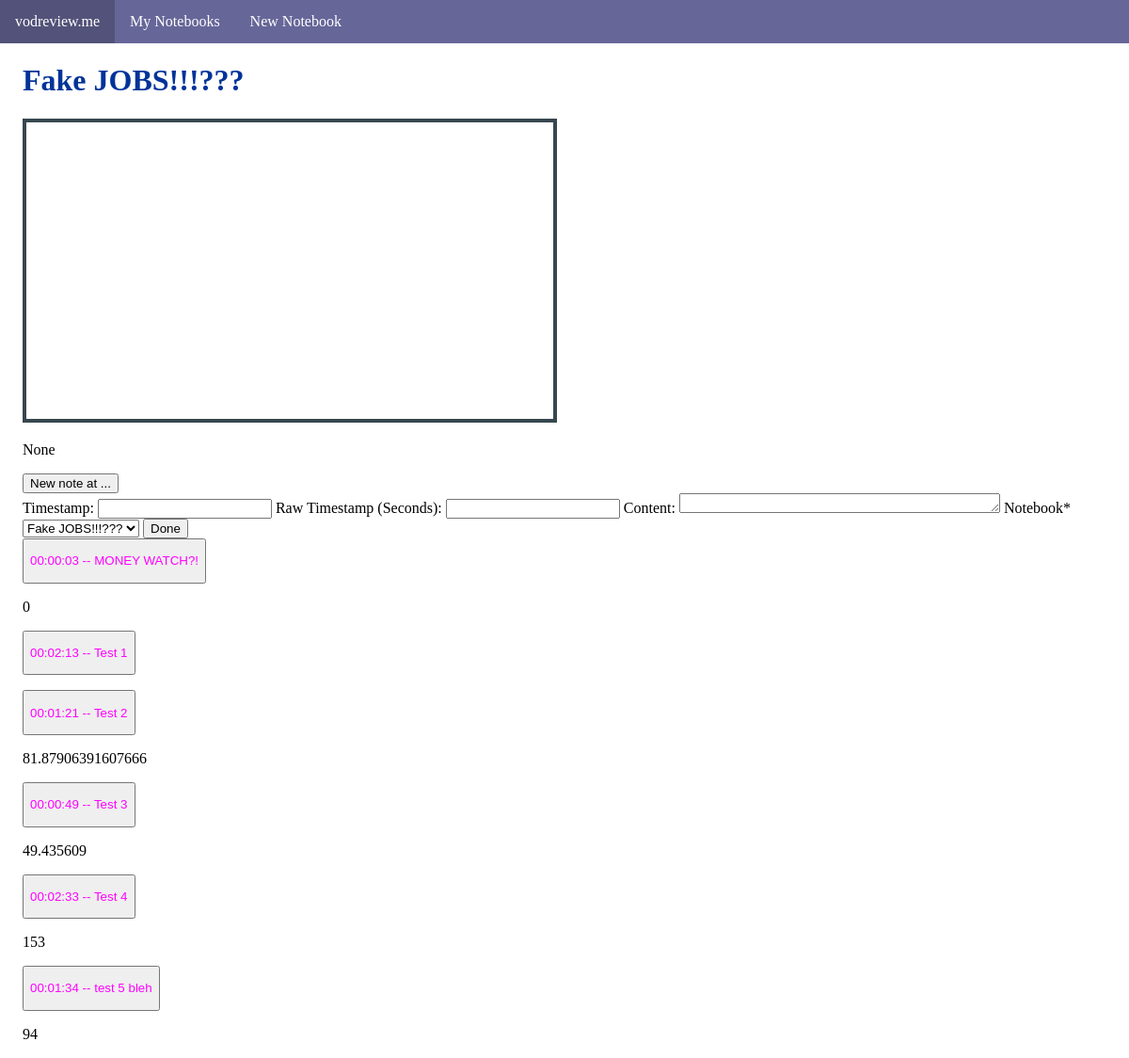
The page /notebook/8Lv6Sp4Qp7Jv/ on the database its author committed.
### note_taker/models.py (models this page shows, shortened)
class Notebook(models.Model):
	title = models.CharField(max_length=100)
	date_created = models.DateTimeField(default=timezone.now)
	author = models.ForeignKey(User, on_delete=models.CASCADE)
	youtube_id = models.CharField(max_length=100, default="Will fill automatically") #youtube ID #default is furret vid
	notebook_id = models.CharField(max_length=100, default='Randomly generated') #randomly generated id
	description = models.CharField(max_length=500, default=None, blank=True, null=True)
	def __str__(self):
		return "%s, Youtube ID: %s, Notebook ID: %s" % (self.title, self.youtube_id, self.notebook_id)

class Note(models.Model):
	timestamp = models.CharField(max_length=100, default="01:27") #for now;
	raw_timestamp = models.IntegerField(default="0")
	content = models.TextField()
	date_posted = models.DateTimeField(default=timezone.now)
	notebook = models.ForeignKey(Notebook, on_delete=models.CASCADE)

### note_taker/views.py (the view)
# urls.py: path('', views.notebook_list, name="note-taker-notebook-list"),
def notebook(request, id_num):
	if request.method == 'POST':
		form = NoteForm(request.POST)
		if form.is_valid():
			form.save()
			return HttpResponseRedirect(request.path_info)
	else:
		form = NoteForm()
	def find_notebook(id_num):
		for book in Notebook.objects.all():
			if book.notebook_id == id_num:
				return book
	def find_notes(id_num):
		return Note.objects.all().filter(notebook=find_notebook(id_num))
	context = {
		'notebook': find_notebook(id_num),#Notebook.objects.all(),
		'notes': find_notes(id_num),
		'form': form,
	}
	return render(request, 'note_taker/notebook.html', context)

### note_taker/forms.py
class NoteForm(ModelForm):
	class Meta:
		model = Note
		fields = ['timestamp', 'raw_timestamp', 'content', 'notebook']

### note_taker/templates/note_taker/notebook.html (shortened to what this page needs)
{% extends "note_taker/base.html" %}
{% block content%}
	<h1 class="notebooktitle">{{ notebook.title }}</h1>
	<div class="vidcontainer">
		<iframe id="your-iframe"
			width="560"
			height="315"
			frameborder="0"
			style="border: solid 4px #37474F"
			src="https://www.youtube.com/embed/{{ notebook.youtube_id }}?enablejsapi=1"
			title="YouTube video player"
			frameborder="0"
			allow="accelerometer; autoplay; clipboard-write; encrypted-media; gyroscope; picture-in-picture;"
			allowfullscreen>
		</iframe>
	</div>
	<div class="vidinfo">
		<p>{{ notebook.description }}</p>
	</div>
	<div>
		<button id="new-note-btn" onclick="newNote();">New note at ...</button>
	</div>
	{% load crispy_forms_tags %}
	<form action="" method="post">
		<label for="{{ form.timestamp.id_for_label }}">Timestamp:</label>
		<input type="text" name="timestamp" maxlength="100" class="textinput textInput form-control" required id="id_timestamp">
		<label for="{{ form.raw_timestamp.id_for_label }}">Raw Timestamp (Seconds):</label>
		<input type="number" name="raw_timestamp" maxlength="100" class="textinput textInput form-control" required id="id_rawtimestamp">
		<label for="{{ form.content.id_for_label }}">Content:</label>
		<textarea name="content" cols="40" rows="1" class="textarea form-control" required id="id_content"></textarea>
		<label for="id_notebook" class=" requiredField">Notebook<span class="asteriskField">*</span></label>
		<select name="notebook" class="select form-control" required id="id_notebook">
			<option value="{{ notebook.id }}" selected>{{ notebook.title }}</option>
		</select>
		<input type="submit" value="Done">
	</form>
	{% for note in notes %}
		<div class="notecontainer">
			<div style="display: inline;">
				<button onclick="seek();"><p style="color: magenta;">{{ note.timestamp }}</a> -- {{ note.content }}</p></button>
				<p id="id_raw_timestamp_second">{{ note.raw_timestamp }}</p>
			</div>
		</div>
	{% endfor %}
 {% endblock content %}

### note_taker/static/note_taker/main.css (style rules this page uses)
body { margin: 0; }
h1.notebooktitle { color: #003399; }
div.vidcontainer { margin-left: auto; margin-right: auto; }
div.notecontainer { display: inline; margin: 0; padding: 0; }

### rows shown on the page
Notebook: title "Fake JOBS!!!???", description "None", notebook "Fake JOBS!!!???"
Note: timestamp "00:00:03", content "MONEY WATCH?!", raw_timestamp "0"
Note: timestamp "00:02:13", content "Test 1"
Note: timestamp "00:01:21", content "Test 2", raw_timestamp "81.87906391607666"
Note: timestamp "00:00:49", content "Test 3", raw_timestamp "49.435609"
Note: timestamp "00:02:33", content "Test 4", raw_timestamp "153"
Note: timestamp "00:01:34", content "test 5 bleh", raw_timestamp "94"
